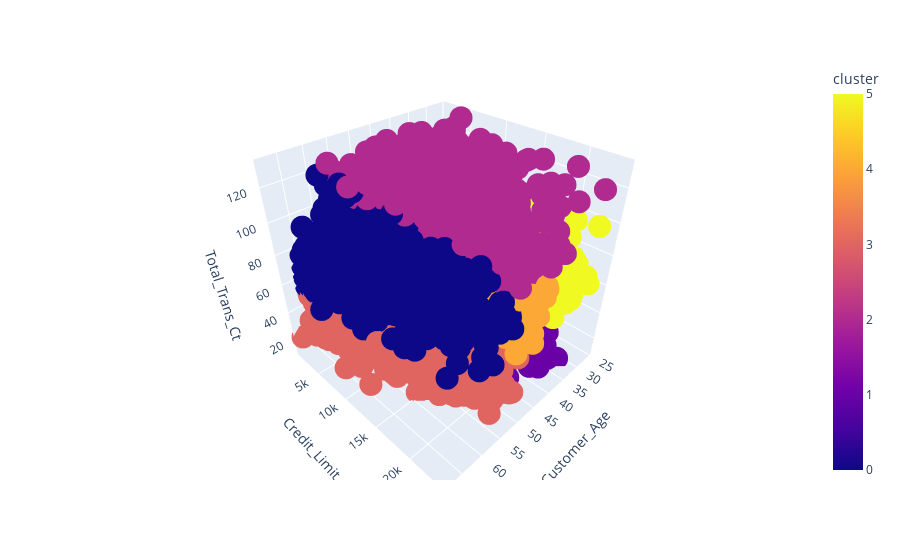

Notebook source saved alongside this figure:
### Markdown cell above
### Ahora creamos un gráfico de dispersión tridimensional utilizando el data_noout. Y verificamos los cluster que estabamos utilizando. 

### Con esto logramos observar como se dividen los

### Code cell
fig = px.scatter_3d(data_noout, x = 'Customer_Age',
y = 'Credit_Limit',
z = 'Total_Trans_Ct',
color = 'cluster')

fig.show()

### Figure 1 — Plotly figure (JSON) as saved in the notebook; plotly's stock layout.template omitted (floating-point values rounded to 4 significant figures; data arrays with more than 128 entries replaced by an {"elided": "..."} marker saying what was removed)
{"data": [{"hovertemplate": "Customer_Age=%{x}<br>Credit_Limit=%{y}<br>Total_Trans_Ct=%{z}<br>cluster=%{marker.color}<extra></extra>", "legendgroup": "", "marker": {"color": {"elided": "9140 int values"}, "coloraxis": "coloraxis", "symbol": "circle"}, "mode": "markers", "name": "", "scene": "scene", "showlegend": false, "type": "scatter3d", "x": {"elided": "9140 int values"}, "y": {"elided": "9140 float values"}, "z": {"elided": "9140 int values"}}], "layout": {"coloraxis": {"colorbar": {"title": {"text": "cluster"}}, "colorscale": [[0, "#0d0887"], [0.1111, "#46039f"], [0.2222, "#7201a8"], [0.3333, "#9c179e"], [0.4444, "#bd3786"], [0.5556, "#d8576b"], [0.6667, "#ed7953"], [0.7778, "#fb9f3a"], [0.8889, "#fdca26"], [1, "#f0f921"]]}, "legend": {"tracegroupgap": 0}, "margin": {"t": 60}, "scene": {"domain": {"x": [0, 1], "y": [0, 1]}, "xaxis": {"title": {"text": "Customer_Age"}}, "yaxis": {"title": {"text": "Credit_Limit"}}, "zaxis": {"title": {"text": "Total_Trans_Ct"}}}}}
